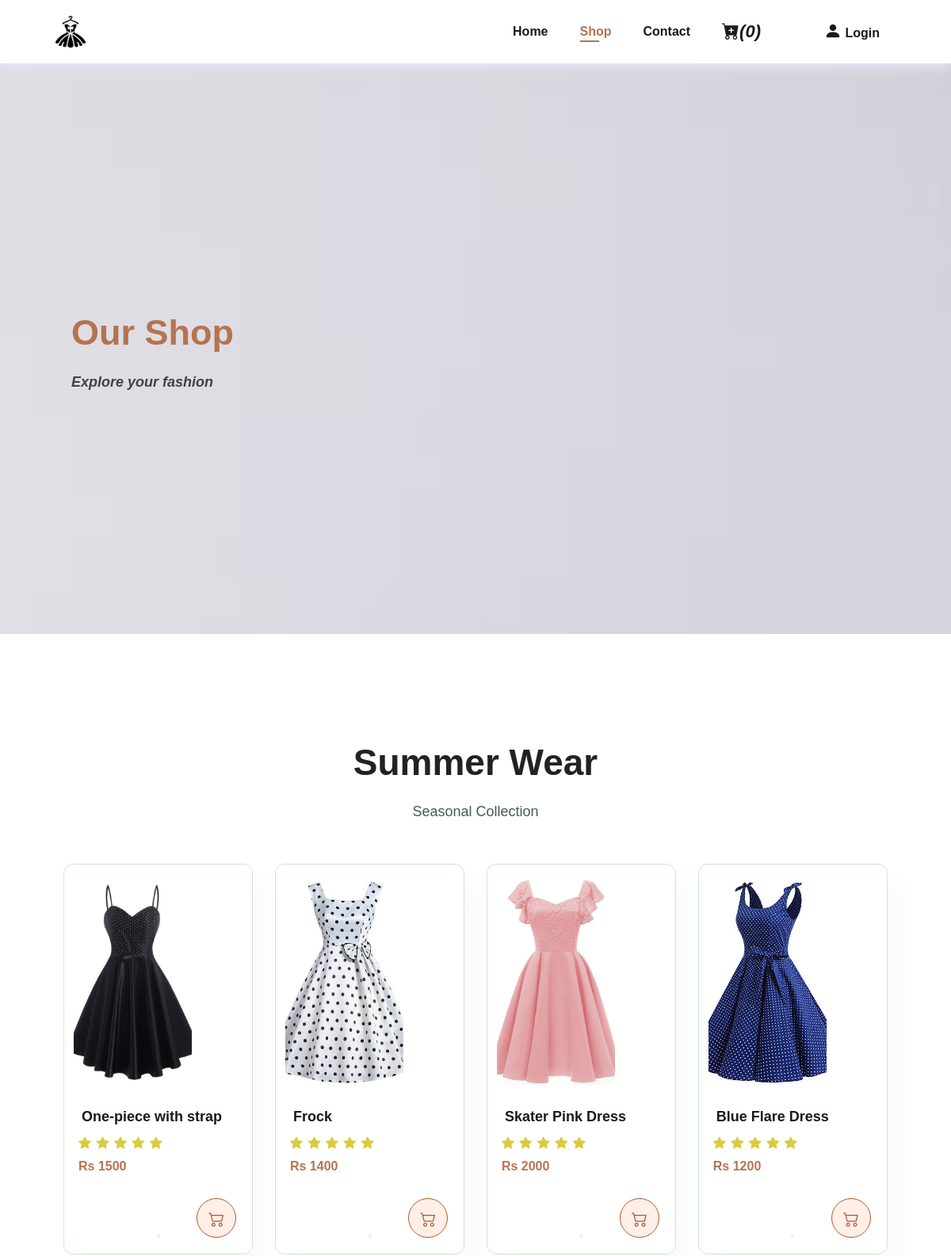
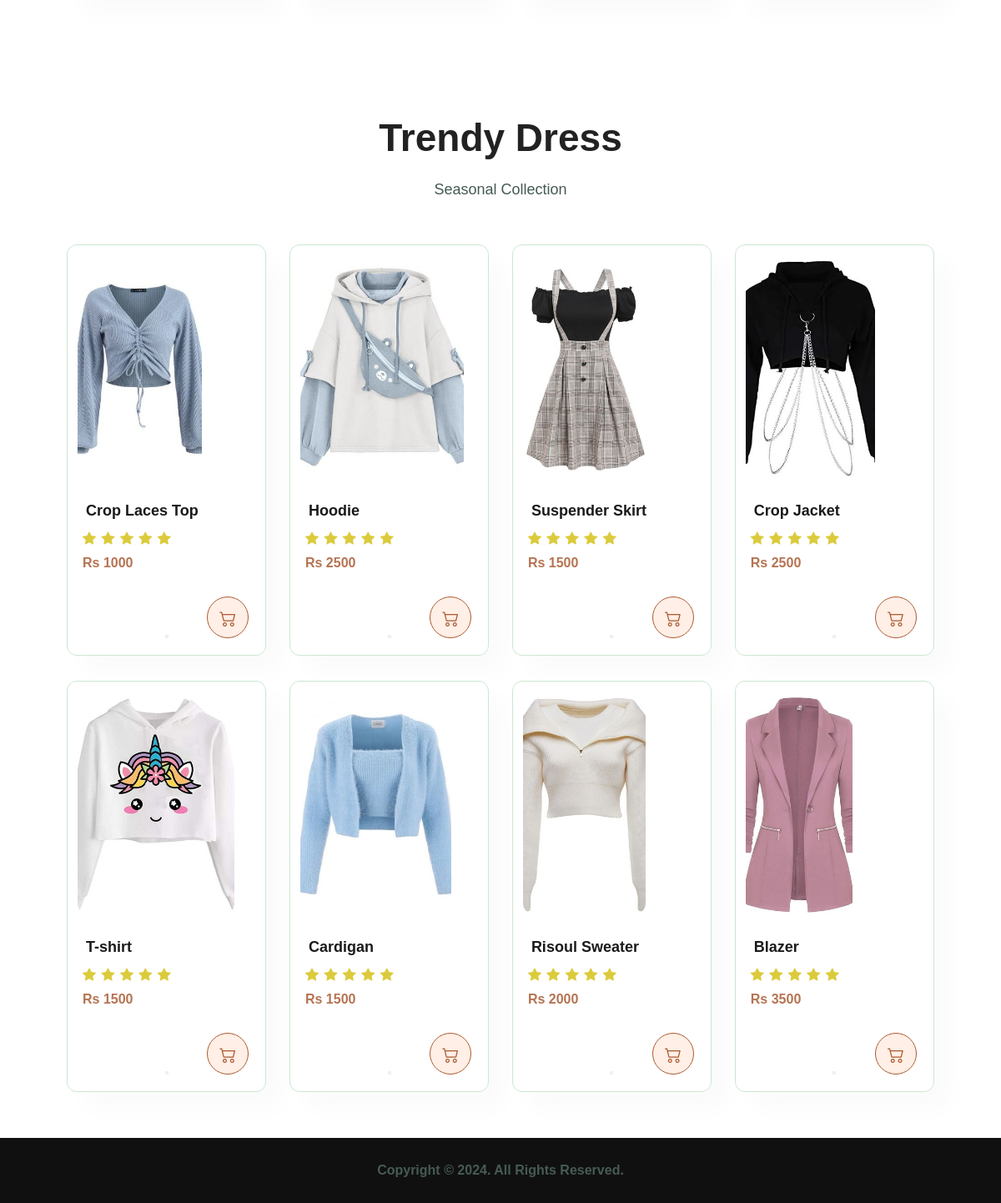
The app's page /pages/shop.php with its own data (2 pictures, top to bottom).
### tables this page shows
CREATE TABLE all_products (
    pid INT UNSIGNED NOT NULL AUTO_INCREMENT,
    product_name VARCHAR(150) NOT NULL,
    product_cat VARCHAR(50) NOT NULL,
    price INT NOT NULL,
    description TEXT NOT NULL,
    product_image VARCHAR(255) NOT NULL,
    created_at TIMESTAMP NOT NULL DEFAULT CURRENT_TIMESTAMP,
    PRIMARY KEY (pid),
    KEY idx_product_cat (product_cat)
);

### pages/summer_wear.php (called while the page is built, shortened)
<?php
include_once "../pages/connect.php";
$stmt = $conn->prepare(
    "SELECT * FROM all_products WHERE product_cat = 'summer_wear'",
);
if ($stmt->execute()) {
    $featured_products = $stmt->get_result() ?: $empty_db_result;
} else {
    $featured_products = $empty_db_result;
}
?>

### pages/shop.php (the view, shortened to what this page needs)
<!DOCTYPE html>
<html>
    <head>
        <link rel="stylesheet" href="https://cdn.jsdelivr.net/npm/bootstrap-icons@1.11.3/font/bootstrap-icons.min.css">
        <link rel="stylesheet" href="shop_style.css">
    </head>
<body>
    <section id="header">
        <img src="/PROJECT/images/l3.png" height="40" width="38"><a>
            <div>
            <ul id="navbar">
                <li><a href="home.php">Home</a></li>
                <li><a class="active" href="shop.php">Shop</a></li>
                <li><a href="contact.php">Contact</a></li>
                <li>
                    <?php
                    $count = 0;
                    ?>
                    <a href="mycart.php"><i class="bi bi-cart-plus-fill" style="font-size: 22px;">(<?php echo $count; ?>)</i></a>
                </li>
                <li>
                    <?php if (isset($_SESSION["email"])) { ?>
                            <a href="logout.php"><i class="bi bi-box-arrow-right"  style="font-size: 22px;"></i> Logout</a>
                            <?php } else { ?>
                            <a href="login.html"><i class="bi bi-person-fill" style="font-size: 22px;"></i> Login</a>
                            <?php } ?>
                </li>
            </ul>
        </div>
    </section>
    <section id="hero">
        <h1>Our Shop</h1>
        <p class="content">Explore your fashion</p>
    </section>
    <section id="product1" class="section-p1">
        <h2>Summer Wear</h2>
        <p style="font-size: 18px;">Seasonal Collection</p>
        <div class="pro-container">
        <?php include "summer_wear.php"; ?>
        <?php while ($row = $featured_products->fetch_assoc()) { ?>
            <div class="pro">
            <form action="manage_cart.php" method="POST">
            <a href="product_view.php?product_id=<?php echo $row["pid"]; ?>">
                <img src="../images/<?php echo $row[
                    "product_image"
                ]; ?>" style="width: 70%;">
            </a>
                <div class="des">
                    <h5><?php echo $row["product_name"]; ?></h5>
                    <div class="star">
                        <i class="bi bi-star-fill"></i>
                        <i class="bi bi-star-fill"></i>
                        <i class="bi bi-star-fill"></i>
                        <i class="bi bi-star-fill"></i>
                        <i class="bi bi-star-fill"></i>
                    </div>
                    <h4>Rs <?php echo $row["price"]; ?> </h4>
                </div>
                <button type="submit" name="Add_to_Cart">
                <i class="bi bi-cart2 cart" onclick="addToCart()"></i>
                </button>
            </form>
            </div>
            <?php } ?>
        </div>
    </section>
    <section id="product1" class="section-p1">
        <h2>Trendy Dress</h2>
        <p style="font-size: 18px;">Seasonal Collection</p>
        <div class="pro-container">
            <div class="pro">
                <a href="product_view.php?product_id=13">
                    <img src="../images/d8.jpg" style="width: 70%;">
                    </a>
                    <div class="des">
                        <h5>Crop Laces Top</h5>
                        <div class="star">
                            <i class="bi bi-star-fill"></i>
                            <i class="bi bi-star-fill"></i>
                            <i class="bi bi-star-fill"></i>
                            <i class="bi bi-star-fill"></i>
                            <i class="bi bi-star-fill"></i>
                        </div>
                        <h4>Rs 1000</h4>
                    </div>
                <form action="manage_cart.php" method="POST">
                        <button type="submit" name="Add_to_Cart">
                            <i class="bi bi-cart2 cart" style="font-size:20px;"></i>
                        </button>
                </form>
            </div>
            <div class="pro">
                <a href="product_view.php?product_id=14">
                    <img src="../images/hoodie.jpg" style="width: 92%;">
                </a>
                <div class="des">
                    <h5>Hoodie</h5>
                    <div class="star">
                        <i class="bi bi-star-fill"></i>
                        <i class="bi bi-star-fill"></i>
                        <i class="bi bi-star-fill"></i>
                        <i class="bi bi-star-fill"></i>
                        <i class="bi bi-star-fill"></i>
                    </div>
                    <h4>Rs 2500</h4>
                </div>
                <form action="manage_cart.php" method="POST">
                    <button type="submit" name="Add_to_Cart">
                        <i class="bi bi-cart2 cart" style="font-size:20px;"></i>
                    </button>
                </form>
            </div>
            <div class="pro">
                <a href="product_view.php?product_id=15">
                    <img src="../images/a2.jpg" style="width: 70%;">
                </a>
                <div class="des">
                    <h5>Suspender Skirt</h5>
                    <div class="star">
                        <i class="bi bi-star-fill"></i>
                        <i class="bi bi-star-fill"></i>
                        <i class="bi bi-star-fill"></i>
                        <i class="bi bi-star-fill"></i>
                        <i class="bi bi-star-fill"></i>
                    </div>
                    <h4>Rs 1500</h4>
                </div>
                <form action="manage_cart.php" method="POST">
                    <button type="submit" name="Add_to_Cart">
                        <i class="bi bi-cart2 cart" style="font-size:20px;"></i>
                    </button>
                </form>
            </div>
            <div class="pro">
                <a href="product_view.php?product_id=16">
                    <img src="../images/a3.jpg" style="width: 73%;">
                </a>
                    <div class="des">
                        <h5>Crop Jacket</h5>
                        <div class="star">
                            <i class="bi bi-star-fill"></i>
                            <i class="bi bi-star-fill"></i>
                            <i class="bi bi-star-fill"></i>
                            <i class="bi bi-star-fill"></i>
                            <i class="bi bi-star-fill"></i>
                        </div>
                        <h4>Rs 2500</h4>
                    </div>
                    <form action="manage_cart.php" method="POST">
                        <button type="submit" name="Add_to_Cart">
                            <i class="bi bi-cart2 cart" style="font-size:20px;"></i>
                        </button>
                    </form>
            </div>
            <div class="pro">
                <a href="product_view.php?product_id=17">
                    <img src="../images/a4.jpg" style="width: 88%;">
                </a>
                    <div class="des">
                        <h5>T-shirt</h5>
                        <div class="star">
                            <i class="bi bi-star-fill"></i>
                            <i class="bi bi-star-fill"></i>
                            <i class="bi bi-star-fill"></i>
                            <i class="bi bi-star-fill"></i>
                            <i class="bi bi-star-fill"></i>
                        </div>
                        <h4>Rs 1500</h4>
                    </div>
                    <form action="manage_cart.php" method="POST">
                        <button type="submit" name="Add_to_Cart">
                            <i class="bi bi-cart2 cart" style="font-size:20px;"></i>
                        </button>
                    </form>
            </div>
            <div class="pro">
                <a href="product_view.php?product_id=18">
                    <img src="../images/e2.jpg" style="width: 85%;">
                </a>
                    <div class="des">
                        <h5>Cardigan</h5>
                        <div class="star">
                            <i class="bi bi-star-fill"></i>
                            <i class="bi bi-star-fill"></i>
                            <i class="bi bi-star-fill"></i>
                            <i class="bi bi-star-fill"></i>
                            <i class="bi bi-star-fill"></i>
                        </div>
                        <h4>Rs 1500</h4>
                    </div>
                    <form action="manage_cart.php" method="POST">
                        <button type="submit" name="Add_to_Cart">
                            <i class="bi bi-cart2 cart" style="font-size:20px;"></i>
                        </button>
                    </form>
            </div>
            <div class="pro">
                <a href="product_view.php?product_id=19">
                    <img src="../images/d9.jpg" style="width: 69%;">
                </a>
                    <div class="des">
                        <h5>Risoul Sweater</h5>
                        <div class="star">
                            <i class="bi bi-star-fill"></i>
                            <i class="bi bi-star-fill"></i>
                            <i class="bi bi-star-fill"></i>
                            <i class="bi bi-star-fill"></i>
                            <i class="bi bi-star-fill"></i>
                        </div>
                        <h4>Rs 2000</h4>
                    </div>
                    <form action="manage_cart.php" method="POST">
                        <button type="submit" name="Add_to_Cart">
                            <i class="bi bi-cart2 cart" style="font-size:20px;"></i>
                        </button>
                    </form>
            </div>
            <div class="pro">
                <a href="product_view.php?product_id=20">
                    <img src="../images/blazer.jpg" style="width: 60%;">
                </a>
                    <div class="des">
                        <h5>Blazer</h5>
                        <div class="star">
                            <i class="bi bi-star-fill"></i>
                            <i class="bi bi-star-fill"></i>
                            <i class="bi bi-star-fill"></i>
                            <i class="bi bi-star-fill"></i>
                            <i class="bi bi-star-fill"></i>
                        </div>
                        <h4>Rs 3500</h4>
                    </div>
                    <form action="manage_cart.php" method="POST">
                        <button type="submit" name="Add_to_Cart">
                            <i class="bi bi-cart2 cart" style="font-size:20px;"></i>
                        </button>
                    </form>
            </div>
        </div>
    </section>
    <footer class="footer">
        <div class="container">
            <p>Copyright &copy 2024. All Rights Reserved.</p>
        </div>
    </footer>
 </body>
 </html>

### pages/shop_style.css (style rules this page uses)
* { margin: 0; padding: 0; box-sizing: border-box; font-family: sans-serif; }
h1 { font-size: 50px; line-height: 64px; color: #222; }
h2 { font-size: 46px; line-height: 64px; color: #222; }
h4 { font-size: 20px; color: #222; }
p { padding: 20px; font-size: 16px; color: #465b52; margin: 15px o 20px 0; }
.section-p1 { padding: 40px 80px; }
body { width: 100%; }
#header { display: flex; align-items: center; justify-content: space-between; padding: 20px 70px; background: white; box-shadow: 0 5px 12px lavender; z-index: 999; position: sticky; top: 0; left: 0; }
#navbar { display: flex; align-items: center; justify-content: center; }
#navbar li { list-style: none; padding: 0 20px; position: relative; }
#navbar li a { text-decoration: none; font-size: 16px; font-weight: 600; color: #1a1a1a; transition: 0.3s ease; }
#navbar li a:hover, #navbar li a.active { color: #b67352; }
#navbar li a.active::after, #navbar li a:hover::after { content: ""; width: 30%; height: 2px; background: #b67352; position: absolute; bottom: -4px; left: 20px; }
#hero { background-image: url("../images/bg4.jpg"); height: 90vh; width: 100%; background-size: cover; background-position: top 10% right 0%; padding: 0 80px; display: flex; flex-direction: column; align-items: flex-start; justify-content: center; margin-bottom: 50px; background-repeat: no-repeat; background-attachment: fixed; }
#hero h1 { padding: 10px; font-size: 45px; font-weight: 200px; color: #b67352; }
#hero .content { padding: 10px; font-size: 18px; font-weight: bold; font-style: italic; text-align: center; font-family: Arial, Helvetica, sans-serif; color: rgb(66, 66, 66); }
#product1 { text-align: center; }
#product1 h2 { font-weight: bold; margin-top: 40px; }
#product1 .pro-container { display: flex; justify-content: space-between; padding-top: 20px; flex-wrap: wrap; }
#product1 .pro { width: 23%; min-height: 430px; padding: 18px 12px; border: 1px solid #cce7d0; border-radius: 12px; cursor: pointer; box-shadow: 20px 20px 30px rgba(0, 0, 0, 0.02); margin: 15px 0; transition: 0.2s ease; position: relative; display: flex; flex-direction: column; justify-content: space-between; }
#product1 .pro img { width: 100%; height: 260px; object-fit: cover; object-position: center; border-radius: 12px; margin-bottom: 20px; display: block; }
#product1 .pro .des { text-align: start; padding-bottom: 55px; }
#product1 .pro .des h5 { padding: 10px; color: #1a1a1a; font-size: 18px; }
.star { padding: 4px; }
#product1 .pro .des i { font-size: 16px; color: #dbcb3c; padding-left: 0px; margin-left: 2px; }
#product1 .pro .des h4 { padding-top: 7px; font-size: 16px; font-weight: 700; padding-left: 6px; padding-bottom: 10px; color: #b67352; }
#product1 .pro .cart { width: 50px; height: 50px; line-height: 50px; border-radius: 50px; background-color: #ffefe6; font-weight: 500; color: #ac5930; border: 1px solid #ac5930; position: absolute; bottom: 20px; right: 20px; font-size: 20px; text-align: center; }
footer { background-color: #101010; text-align: center; color: white; font-size: 14px; font-weight: bold; padding: 10px; bottom: 0; }

### records on screen
all_products: product_image (picture), product_name "One-piece with strap", price "1500"
all_products: product_image (picture), product_name "Frock", price "1400"
all_products: product_image (picture), product_name "Skater Pink Dress", price "2000"
all_products: product_image (picture), product_name "Blue Flare Dress", price "1200"

### other values on screen
$count "0"
